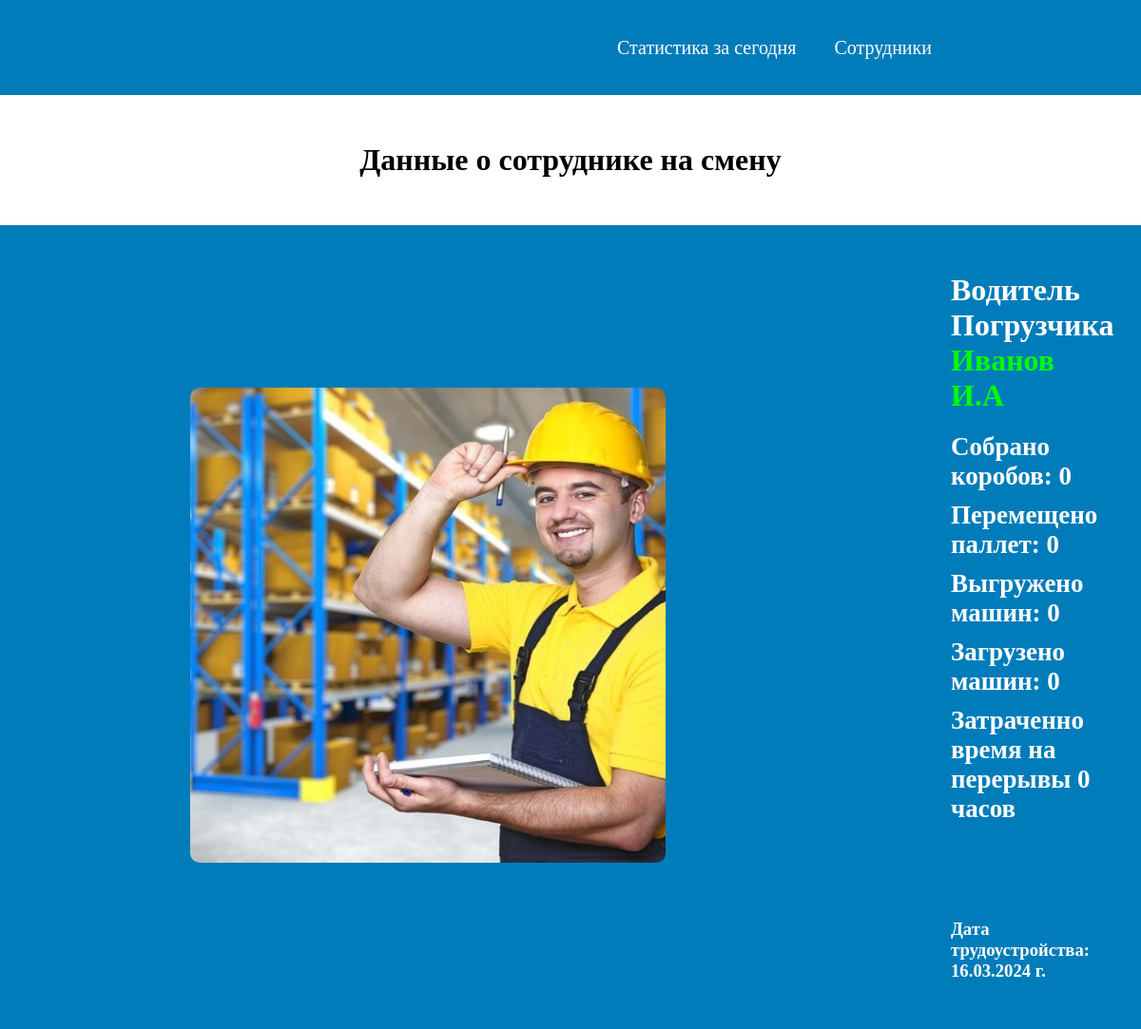
Page /profiles/profile/Ivamov-ivan-driver/ on the committed database.
### users/models.py (models this page shows, shortened)
class Profile(models.Model):
    name = models.CharField(max_length=60, verbose_name='Имя сотрудника')
    photo = models.ImageField(upload_to='media/profile/%Y/%m/%d/', verbose_name='Изображения сотрудника')
    slug = models.SlugField(max_length=200, unique=True, verbose_name='url сотрудника')
    collected = models.IntegerField(blank=True, null=True, verbose_name='Собранно коробов')
    transported = models.IntegerField(blank=True, null=True, verbose_name='Перевезено паллет')
    discharge = models.IntegerField(blank=True, null=True, verbose_name='Выгружено машин')
    shipment = models.IntegerField(blank=True, null=True, verbose_name='Загружено машин')
    others = models.IntegerField(blank=True, null=True, verbose_name='Время перерывов')
    time_employment = models.DateTimeField(auto_now_add=True, verbose_name='Дата трудоустройства')
    is_public = models.BooleanField(default=True, verbose_name='Числится в штате')
    employee_category = models.ForeignKey('CategoryEmployee', on_delete=models.PROTECT, verbose_name='Категория')
    class Meta:
        verbose_name = 'Сотрудника'
        verbose_name_plural = 'Сотрудники'

class CategoryEmployee(models.Model):
    category_name = models.CharField(max_length=150, verbose_name='Категории сотрудников')
    slug = models.SlugField(max_length=150, unique=True, verbose_name='url категорий')
    def __str__(self):
        return self.category_name
    class Meta:
        verbose_name = 'Категорию'
        verbose_name_plural = 'Категории'

### users/views.py (the view)
# urls.py: path('profile/<slug:user_slug>/', ShowProfile.as_view(), name='user_profile'),
class ShowProfile(DataMixim, DetailView):
    model = Profile
    template_name = 'users/show_profile.html'
    slug_url_kwarg = 'user_slug'
    context_object_name = 'profile'
    def get_context_data(self, **kwargs):
        context = super().get_context_data(**kwargs)
        c_def = self.get_user_context_data(title=context['profile'].name)
        return dict(list(c_def.items()) + list(context.items()))

### users/utils.py (called while the page is built)
    def get_user_context_data(self, **kwargs):
        context = kwargs
        cat_employee = CategoryEmployee.objects.annotate(profiles_count=Count('profile'))
        context['cat_employee'] = cat_employee
        if 'cat_selected' not in context:
            context['cat_selected'] = 0
        return context

### users/templates/users/show_profile.html
{% extends 'info/base.html' %}
{% block content %}
<h1 class="data_employee">Данные о сотруднике на смену</h1>
<div class="wrapper-user__show">
    <div class="user_image">
        <img src="{{ profile.photo.url }}" alt="Изображения пользователя">
    </div>
    <div class="user_info__text">
        <h1>{{ profile.employee_category }} <span>{{ profile.name }}</span></h1>
        {% if profile.collected > 1 %}
            <h2>Собрано коробов: {{ profile.collected }}</h2>
        {% else %}
            <h2>Собрано коробов: 0</h2>
        {% endif %}
        {% if profile.transported > 1 %}
            <h2>Перемещено паллет: {{ profile.transported }}</h2>
        {% else %}
            <h2>Перемещено паллет: 0</h2>
        {% endif %}
        {% if profile.discharge > 1 %}
            <h2>Выгружено машин: {{ profile.discharge }}</h2>
        {% else %}
            <h2>Выгружено машин: 0</h2>
        {% endif %}
        {% if profile.shipment > 1 %}
            <h2>Загрузено машин: {{ profile.shipment }}</h2>
        {% else %}
            <h2>Загрузено машин: 0</h2>
        {% endif %}
        {% if profile.others %}
            <h2>Затраченно время на перерывы {{ profile.others }} час/ов</h2>
        {% else %}
            <h2>Затраченно время на перерывы 0 часов</h2>
        {% endif %}
        <h3>Дата трудоустройства: {{ profile.time_employment|date:'d.m.Y' }} г.</h3>
    </div>
</div>
{% endblock %}

### info/static/info/style.css (style rules this page uses)
* { margin: 0 auto; padding: 0; list-style: none; text-decoration: none; font-family: 'pacifico-regular'; max-width: 2000px; }
:root { --white: #fff; --main_color: #007CBA; --negative_status: #8B0000; --middle_status: #FFD700; --positive_status: #00FF00; --selected: #0d5c78; --warning: #dc3545; --light: #013220; }
h2, h3, h4, a { color: var(--white); }
.wrapper-user__show { display: flex; align-items: center; background: var(--main_color); margin-top: 50px; padding: 50px; }
.data_employee { text-align: center; margin-top: 50px; }
.user_image, .user_info__text { margin: 0 150px; }
.user_info__text h1 { color: var(--white); margin-bottom: 20px; }
.user_info__text span { color: var(--positive_status); }
.user_info__text h2 { margin-bottom: 10px; font-size: 27px; }
.user_info__text h3 { margin-top: 100px; }
.user_image img { width: 500px; height: 500px; object-fit: cover; border-radius: 10px; }

### rows in the picture
Profile: photo (picture), employee_category "Водитель Погрузчика", name "Иванов И.А", time_employment "16.03.2024"
